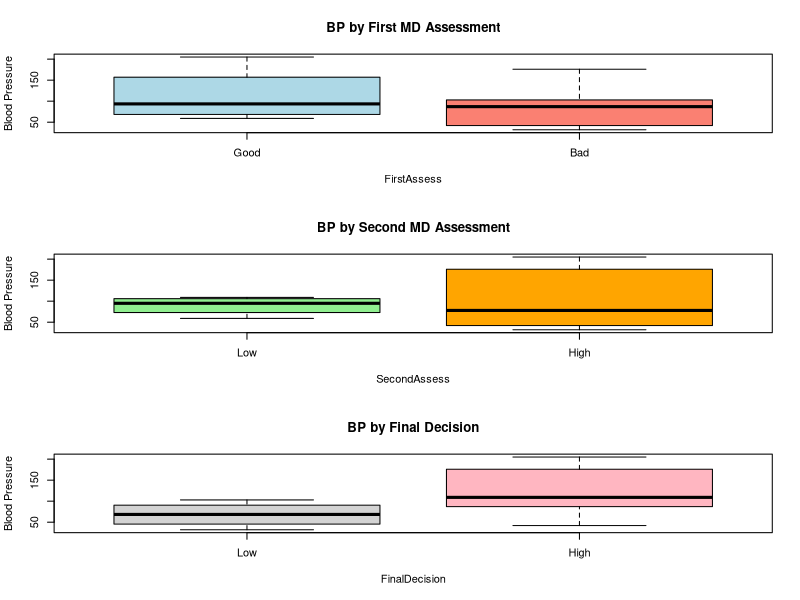
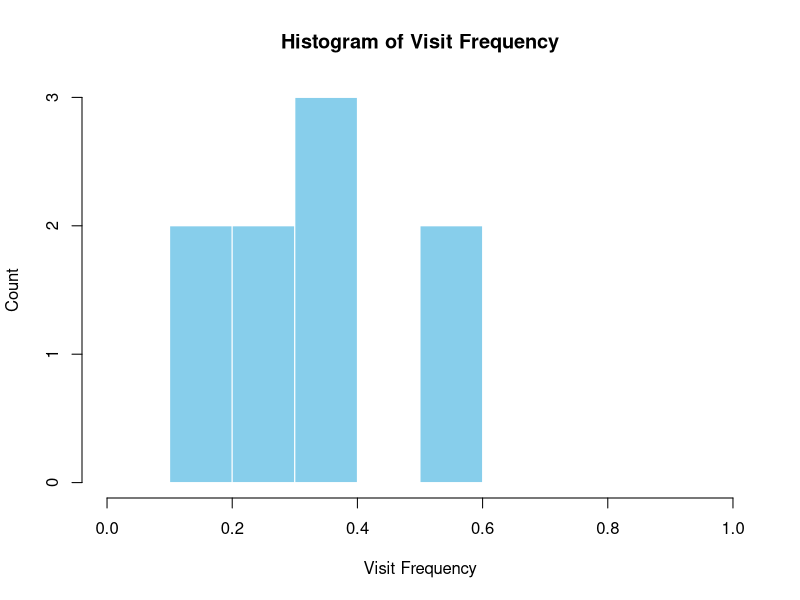
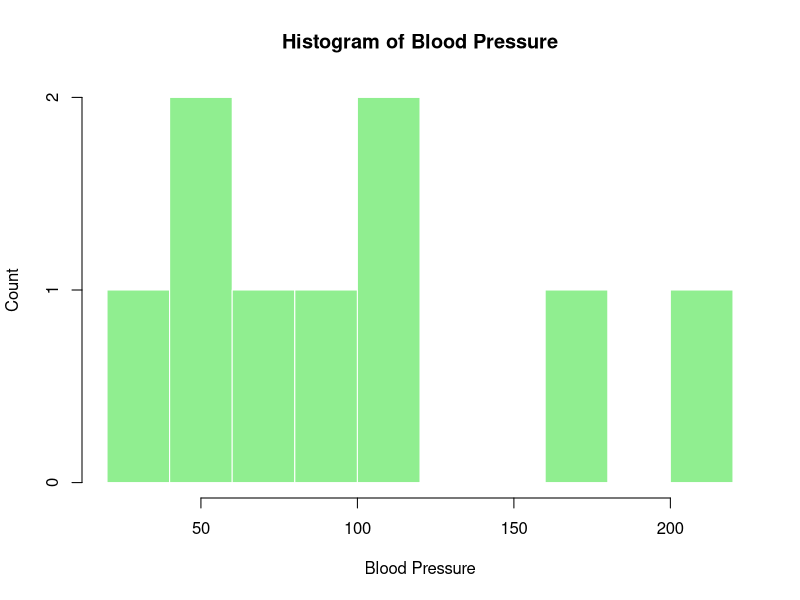

Here is the R script that generated these plots, in order:
# Define numeric vectors
Frequency     <- c(0.6, 0.3, 0.4, 0.4, 0.2, 0.6, 0.3, 0.4, 0.9, 0.2)
BloodPressure <- c(103, 87, 32, 42, 59, 109, 78, 205, 135, 176)

# Convert categorical strings to numeric codes
# First assessment: bad=1, good=0
FirstAssess   <- c(1, 1, 1, 1, 0, 0, 0, 0, NA, 1)

# Second assessment: low=0, high=1
SecondAssess  <- c(0, 0, 1, 1, 0, 0, 1, 1, 1, 1)

# Final decision: low=0, high=1
FinalDecision <- c(0, 1, 0, 1, 0, 1, 0, 1, 1, 1)

# Create data frame
df_hosp <- data.frame(
  Frequency, BloodPressure, FirstAssess,
  SecondAssess, FinalDecision,
  stringsAsFactors = FALSE
)

# Inspect data
summary(df_hosp)

# Handle missing values (drop rows with NA)
df_hosp <- na.omit(df_hosp)

# Check cleaned data
print(df_hosp)

# Set up plotting window: 3 rows, 1 column
par(mfrow = c(3,1))

# Boxplot 1: First MD Assessment
boxplot(
  BloodPressure ~ FirstAssess,
  data = df_hosp,
  names = c("Good", "Bad"),
  ylab = "Blood Pressure",
  main = "BP by First MD Assessment",
  col = c("lightblue", "salmon")
)

# Boxplot 2: Second MD Assessment
boxplot(
  BloodPressure ~ SecondAssess,
  data = df_hosp,
  names = c("Low", "High"),
  ylab = "Blood Pressure",
  main = "BP by Second MD Assessment",
  col = c("lightgreen", "orange")
)

# Boxplot 3: Final Decision
boxplot(
  BloodPressure ~ FinalDecision,
  data = df_hosp,
  names = c("Low", "High"),
  ylab = "Blood Pressure",
  main = "BP by Final Decision",
  col = c("lightgray", "lightpink")
)

# Reset plotting window to default
par(mfrow = c(1,1))

# Histogram of Visit Frequency
hist(
  df_hosp$Frequency,
  breaks = seq(0, 1, by = 0.1),   # bins from 0.0 to 1.0 in steps of 0.1
  col = "skyblue",                # fill color
  border = "white",               # clean bin edges
  xlab = "Visit Frequency",
  ylab = "Count",
  main = "Histogram of Visit Frequency"
)

# Histogram of Blood Pressure
hist(
  df_hosp$BloodPressure,
  breaks = 8,                     # split BP into 8 bins
  col = "lightgreen",
  border = "white",
  xlab = "Blood Pressure",
  ylab = "Count",
  main = "Histogram of Blood Pressure"
)